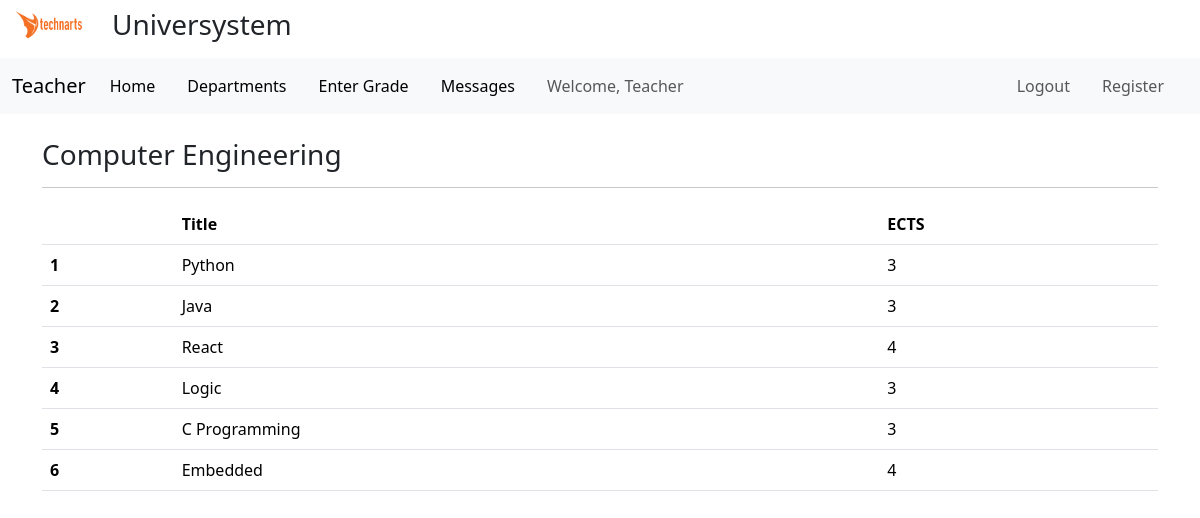
/department/computer-engineering/ (signed in), run on the app's committed database.
### teacherapp/models.py (models this page shows, shortened)
class CustomUser(AbstractUser):
    STATUS = (
        ('Teacher', 'Teacher'),
        ('Student', 'Student'),
        ('Admin', 'Admin'),
    )
    status = models.CharField(
        max_length=100, choices=STATUS, default='Student',)

### baseapp/models.py (models this page shows, shortened)
class Department(models.Model):
    title = models.CharField(max_length=150)
    capacity = models.IntegerField(default=10)
    slug = models.SlugField(db_index=True, unique=True,
                            blank=True, null=False, editable=False)

class Lesson(models.Model):
    title = models.CharField(max_length=100)
    ects = models.IntegerField()
    category = models.ManyToManyField(Department)
    capacity = models.IntegerField(default=3)

### baseapp/views.py (the view)
# urls.py: path('department/<slug:slug>/', LessonView.as_view(), name='lesson'),
class LessonView(LoginRequiredMixin, View):
    def get(self, request, slug):
        context = {
            'lessons': Lesson.objects.filter(category__slug=slug),
            'all_lessons': Lesson.objects.all(),
            'departments': Department.objects.get(slug=slug),
        }
        return render(request, 'baseapp/lesson.html', context)

### baseapp/templates/baseapp/lesson.html
{% extends 'base.html' %} {% block title %}Lessons{% endblock title %} {% block content %}
<div class="container mt-4">
  <h3>{{ departments.title }}</h3>
  <hr />
  <table class="table">
    <thead>
      <tr>
        <th scope="col"></th>
        <th scope="col">Title</th>
        <th scope="col">ECTS</th>
      </tr>
    </thead>
    {% for lesson in lessons %}
    <tbody>
      <tr>
        <th scope="row">{{ forloop.counter }}</th>
        <td>{{ lesson.title }}</td>
        <td>{{ lesson.ects }}</td>
      </tr>
    </tbody>
    {% endfor %}
  </table>
</div>
{% endblock content %}

### templates/partials/_navbar.html (shortened to what this page needs)
<nav class="navbar navbar-expand-lg bg-body-tertiary">
  <div class="container-fluid">
    {% if user.status == "Teacher" %}
    <a class="navbar-brand">Teacher</a>
    {% elif user.status == "Student" %}
    <a class="navbar-brand">Student</a>
    {% endif %}
    <div class="collapse navbar-collapse" id="navbarSupportedContent">
      <ul class="navbar-nav mr-auto mb-2 mb-lg-0">
        <li class="nav-item me-3">
          <a class="nav-link active" aria-current="page" href="{% url 'index' %}">Home</a>
        </li>
        <li class="nav-item me-3">
          <a class="nav-link active" aria-current="page" href="{% url 'department' %}">Departments</a>
        </li>
        {% if user.status == "Teacher" %}
        <li class="nav-item me-3">
          <a class="nav-link active" aria-current="page" href="{% url 'grade' %}">Enter Grade</a>
        </li>
        <li class="nav-item me-3">
          <a class="nav-link active" aria-current="page" href="{% url 'message' %}">Messages</a>
        </li>
        {% elif user.status == "Student" %}
        <li class="nav-item me-3">
          <a class="nav-link active" aria-current="page" href="{% url 'syllabus' %}">Lesson</a>
        </li>
        {% endif %}
        <li class="nav-item">
          <a class="nav-link">Welcome, {{ user.first_name|title }}</a>
        </li>
      </ul>
      <ul class="navbar-nav ms-auto">
        <li class="nav-item me-3">
          <a class="nav-link" href="{% url 'logout' %}">Logout</a>
        </li>
        <li class="nav-item me-3">
          <a class="nav-link" href="{% url 'register' %}">Register</a>
        </li>
      </ul>
    </div>
  </div>
</nav>

### data on the page
CustomUser: first_name "Teacher"
Department: title "Computer Engineering"
Lesson: title "Python", ects "3"
Lesson: title "Java", ects "3"
Lesson: title "React", ects "4"
Lesson: title "Logic", ects "3"
Lesson: title "C Programming", ects "3"
Lesson: title "Embedded", ects "4"
